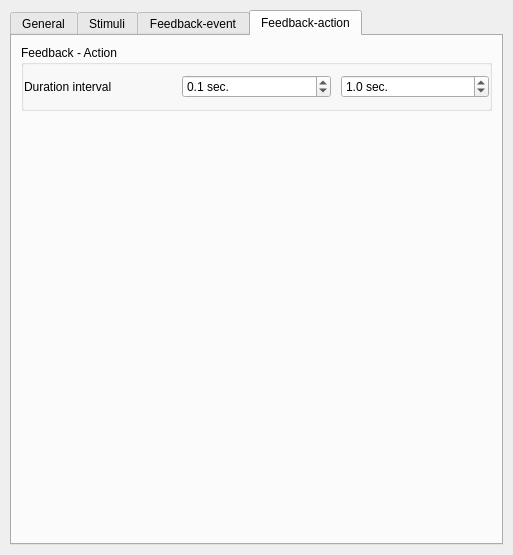
<?xml version="1.0" encoding="UTF-8"?>
<ui version="4.0">
 <class>CTConfToyU</class>
 <widget class="QWidget" name="CTConfToyU">
  <property name="geometry">
   <rect>
    <x>0</x>
    <y>0</y>
    <width>513</width>
    <height>555</height>
   </rect>
  </property>
  <property name="sizePolicy">
   <sizepolicy hsizetype="MinimumExpanding" vsizetype="Preferred">
    <horstretch>0</horstretch>
    <verstretch>0</verstretch>
   </sizepolicy>
  </property>
  <property name="minimumSize">
   <size>
    <width>500</width>
    <height>0</height>
   </size>
  </property>
  <property name="windowTitle">
   <string/>
  </property>
  <layout class="QVBoxLayout" name="qvb_main_layout">
   <property name="spacing">
    <number>20</number>
   </property>
   <property name="margin">
    <number>10</number>
   </property>
   <item>
    <widget class="QTabWidget" name="tabWidget">
     <property name="currentIndex">
      <number>3</number>
     </property>
     <widget class="QWidget" name="tabGeneral">
      <attribute name="title">
       <string>General</string>
      </attribute>
      <layout class="QVBoxLayout" name="verticalLayout">
       <item>
        <widget class="QGroupBox" name="qgb_comment">
         <property name="title">
          <string>Comment</string>
         </property>
         <property name="flat">
          <bool>true</bool>
         </property>
         <layout class="QGridLayout" name="qgl_comment_layout">
          <property name="leftMargin">
           <number>0</number>
          </property>
          <property name="topMargin">
           <number>10</number>
          </property>
          <property name="rightMargin">
           <number>0</number>
          </property>
          <property name="bottomMargin">
           <number>10</number>
          </property>
          <property name="horizontalSpacing">
           <number>10</number>
          </property>
          <property name="verticalSpacing">
           <number>5</number>
          </property>
          <item row="0" column="0">
           <widget class="QPlainTextEdit" name="qte_comment">
            <property name="sizePolicy">
             <sizepolicy hsizetype="Expanding" vsizetype="Fixed">
              <horstretch>0</horstretch>
              <verstretch>0</verstretch>
             </sizepolicy>
            </property>
            <property name="minimumSize">
             <size>
              <width>0</width>
              <height>50</height>
             </size>
            </property>
            <property name="maximumSize">
             <size>
              <width>16777215</width>
              <height>50</height>
             </size>
            </property>
            <property name="horizontalScrollBarPolicy">
             <enum>Qt::ScrollBarAlwaysOff</enum>
            </property>
           </widget>
          </item>
         </layout>
        </widget>
       </item>
       <item>
        <widget class="QGroupBox" name="qgb_runtime">
         <property name="title">
          <string>Runtime</string>
         </property>
         <property name="flat">
          <bool>true</bool>
         </property>
         <layout class="QGridLayout" name="qgl_runtime_layout">
          <property name="leftMargin">
           <number>0</number>
          </property>
          <property name="topMargin">
           <number>10</number>
          </property>
          <property name="rightMargin">
           <number>0</number>
          </property>
          <property name="bottomMargin">
           <number>10</number>
          </property>
          <property name="horizontalSpacing">
           <number>10</number>
          </property>
          <property name="verticalSpacing">
           <number>5</number>
          </property>
          <item row="0" column="0">
           <widget class="QLabel" name="qlb_block_duration">
            <property name="text">
             <string>Block duration</string>
            </property>
           </widget>
          </item>
          <item row="0" column="3">
           <widget class="CTSpinBox" name="qsb_block_repetitions">
            <property name="suffix">
             <string> x</string>
            </property>
            <property name="minimum">
             <number>1</number>
            </property>
            <property name="maximum">
             <number>100</number>
            </property>
           </widget>
          </item>
          <item row="0" column="2">
           <widget class="QLabel" name="qlb_block_repetitions">
            <property name="text">
             <string>Block repetitions</string>
            </property>
           </widget>
          </item>
          <item row="0" column="1">
           <widget class="CTDoubleSpinBox" name="qsb_block_duration">
            <property name="readOnly">
             <bool>true</bool>
            </property>
            <property name="buttonSymbols">
             <enum>QAbstractSpinBox::NoButtons</enum>
            </property>
            <property name="suffix">
             <string> sec.</string>
            </property>
            <property name="decimals">
             <number>1</number>
            </property>
            <property name="minimum">
             <double>0.000000000000000</double>
            </property>
            <property name="maximum">
             <double>300.000000000000000</double>
            </property>
            <property name="singleStep">
             <double>0.100000000000000</double>
            </property>
            <property name="value">
             <double>0.000000000000000</double>
            </property>
           </widget>
          </item>
          <item row="1" column="0">
           <widget class="QLabel" name="qlb_pause">
            <property name="text">
             <string>Pause</string>
            </property>
           </widget>
          </item>
          <item row="1" column="1">
           <widget class="CTDoubleSpinBox" name="qsb_pause">
            <property name="suffix">
             <string> sec.</string>
            </property>
            <property name="decimals">
             <number>1</number>
            </property>
            <property name="singleStep">
             <double>0.100000000000000</double>
            </property>
           </widget>
          </item>
         </layout>
        </widget>
       </item>
       <item>
        <widget class="QGroupBox" name="groupBox">
         <property name="enabled">
          <bool>false</bool>
         </property>
         <property name="title">
          <string>Position of the toy in the system</string>
         </property>
         <layout class="QGridLayout" name="gridLayout_3" columnstretch="1,0,1">
          <item row="1" column="0">
           <widget class="QRadioButton" name="qrb_block_position_left">
            <property name="text">
             <string>Left wall</string>
            </property>
           </widget>
          </item>
          <item row="0" column="1">
           <widget class="QLabel" name="qlb_block_position_arch">
            <property name="text">
             <string>on position</string>
            </property>
           </widget>
          </item>
          <item row="0" column="0">
           <widget class="QRadioButton" name="qrb_block_position_arch">
            <property name="text">
             <string>Arch</string>
            </property>
           </widget>
          </item>
          <item row="2" column="0">
           <widget class="QRadioButton" name="qrb_block_position_right">
            <property name="text">
             <string>Right wall</string>
            </property>
           </widget>
          </item>
          <item row="0" column="2">
           <widget class="QComboBox" name="qcb_block_position_arch">
            <item>
             <property name="text">
              <string>Any</string>
             </property>
            </item>
            <item>
             <property name="text">
              <string>#1</string>
             </property>
            </item>
            <item>
             <property name="text">
              <string>#2</string>
             </property>
            </item>
            <item>
             <property name="text">
              <string>#3</string>
             </property>
            </item>
           </widget>
          </item>
          <item row="1" column="1">
           <widget class="QLabel" name="qlb_block_position_left">
            <property name="text">
             <string>on position</string>
            </property>
           </widget>
          </item>
          <item row="1" column="2">
           <widget class="QComboBox" name="qcb_block_position_left">
            <item>
             <property name="text">
              <string>Any</string>
             </property>
            </item>
            <item>
             <property name="text">
              <string>#1</string>
             </property>
            </item>
            <item>
             <property name="text">
              <string>#2</string>
             </property>
            </item>
            <item>
             <property name="text">
              <string>#3</string>
             </property>
            </item>
           </widget>
          </item>
          <item row="2" column="1">
           <widget class="QLabel" name="qlb_block_position_right">
            <property name="text">
             <string>on position</string>
            </property>
           </widget>
          </item>
          <item row="2" column="2">
           <widget class="QComboBox" name="qcb_block_position_right">
            <item>
             <property name="text">
              <string>Any</string>
             </property>
            </item>
            <item>
             <property name="text">
              <string>#1</string>
             </property>
            </item>
            <item>
             <property name="text">
              <string>#2</string>
             </property>
            </item>
            <item>
             <property name="text">
              <string>#3</string>
             </property>
            </item>
           </widget>
          </item>
         </layout>
        </widget>
       </item>
       <item>
        <spacer name="verticalSpacer">
         <property name="orientation">
          <enum>Qt::Vertical</enum>
         </property>
         <property name="sizeHint" stdset="0">
          <size>
           <width>20</width>
           <height>40</height>
          </size>
         </property>
        </spacer>
       </item>
      </layout>
     </widget>
     <widget class="QWidget" name="tabStimuli">
      <attribute name="title">
       <string>Stimuli</string>
      </attribute>
      <layout class="QVBoxLayout" name="verticalLayout_2">
       <item>
        <widget class="QGroupBox" name="qgb_stimuli">
         <property name="title">
          <string>Stimuli</string>
         </property>
         <property name="flat">
          <bool>true</bool>
         </property>
         <layout class="QVBoxLayout" name="qvb_stimuli_layout">
          <property name="spacing">
           <number>10</number>
          </property>
          <property name="leftMargin">
           <number>0</number>
          </property>
          <property name="topMargin">
           <number>10</number>
          </property>
          <property name="rightMargin">
           <number>0</number>
          </property>
          <property name="bottomMargin">
           <number>10</number>
          </property>
         </layout>
        </widget>
       </item>
       <item>
        <spacer name="verticalSpacer_2">
         <property name="orientation">
          <enum>Qt::Vertical</enum>
         </property>
         <property name="sizeHint" stdset="0">
          <size>
           <width>20</width>
           <height>40</height>
          </size>
         </property>
        </spacer>
       </item>
      </layout>
     </widget>
     <widget class="QWidget" name="tabFeedbackEvent">
      <attribute name="title">
       <string>Feedback-event</string>
      </attribute>
      <layout class="QVBoxLayout" name="verticalLayout_3">
       <item>
        <widget class="QGroupBox" name="qgb_events">
         <property name="title">
          <string>Feedback - Event/Condition</string>
         </property>
         <property name="flat">
          <bool>true</bool>
         </property>
         <layout class="QGridLayout" name="gridLayout_2">
          <item row="4" column="0" colspan="2">
           <widget class="QRadioButton" name="qrb_position_event">
            <property name="text">
             <string>Position</string>
            </property>
           </widget>
          </item>
          <item row="4" column="2" colspan="2">
           <widget class="QLabel" name="qlb_position">
            <property name="text">
             <string>If infant reaches</string>
            </property>
           </widget>
          </item>
          <item row="2" column="2" colspan="2">
           <widget class="QLabel" name="qlb_pressure2">
            <property name="text">
             <string>Select sensor</string>
            </property>
           </widget>
          </item>
          <item row="0" column="0" colspan="4">
           <widget class="QRadioButton" name="qrb_null_event">
            <property name="text">
             <string>Do not process feedback</string>
            </property>
            <property name="checked">
             <bool>true</bool>
            </property>
           </widget>
          </item>
          <item row="6" column="2">
           <widget class="QLabel" name="qlb_head">
            <property name="text">
             <string>If head moves</string>
            </property>
           </widget>
          </item>
          <item row="6" column="0">
           <widget class="QRadioButton" name="qrb_head_event">
            <property name="text">
             <string>Head</string>
            </property>
           </widget>
          </item>
          <item row="3" column="2" colspan="2">
           <widget class="QLabel" name="qlb_pressure">
            <property name="text">
             <string>If pressure exceeds</string>
            </property>
           </widget>
          </item>
          <item row="2" column="0" colspan="2">
           <widget class="QRadioButton" name="qrb_pressure_event">
            <property name="text">
             <string>Pressure</string>
            </property>
           </widget>
          </item>
          <item row="6" column="4">
           <widget class="QComboBox" name="qcb_head">
            <property name="enabled">
             <bool>false</bool>
            </property>
            <item>
             <property name="text">
              <string>right to left</string>
             </property>
            </item>
            <item>
             <property name="text">
              <string>left to right</string>
             </property>
            </item>
           </widget>
          </item>
          <item row="1" column="0">
           <spacer name="qv_spacer">
            <property name="orientation">
             <enum>Qt::Vertical</enum>
            </property>
            <property name="sizeType">
             <enum>QSizePolicy::Fixed</enum>
            </property>
            <property name="sizeHint" stdset="0">
             <size>
              <width>5</width>
              <height>10</height>
             </size>
            </property>
           </spacer>
          </item>
          <item row="5" column="2">
           <widget class="QLabel" name="qlb_body">
            <property name="text">
             <string>If body moves</string>
            </property>
           </widget>
          </item>
          <item row="5" column="4">
           <widget class="QComboBox" name="qcb_body">
            <property name="enabled">
             <bool>false</bool>
            </property>
            <item>
             <property name="text">
              <string>right to left</string>
             </property>
            </item>
            <item>
             <property name="text">
              <string>left to right</string>
             </property>
            </item>
           </widget>
          </item>
          <item row="5" column="0">
           <widget class="QRadioButton" name="qrb_body_event">
            <property name="text">
             <string>Body</string>
            </property>
           </widget>
          </item>
          <item row="4" column="4">
           <widget class="QComboBox" name="qcb_position">
            <property name="enabled">
             <bool>false</bool>
            </property>
           </widget>
          </item>
          <item row="3" column="4">
           <widget class="CTDoubleSpinBox" name="qsb_pressure">
            <property name="enabled">
             <bool>false</bool>
            </property>
            <property name="suffix">
             <string> Pa.</string>
            </property>
            <property name="decimals">
             <number>1</number>
            </property>
            <property name="singleStep">
             <double>0.100000000000000</double>
            </property>
           </widget>
          </item>
          <item row="4" column="5">
           <widget class="QLabel" name="qlb_position_add">
            <property name="text">
             <string>position</string>
            </property>
           </widget>
          </item>
          <item row="2" column="4">
           <widget class="QComboBox" name="qcb_pressure">
            <property name="enabled">
             <bool>false</bool>
            </property>
           </widget>
          </item>
          <item row="2" column="5">
           <widget class="QLabel" name="qlb_pressure3">
            <property name="text">
             <string>sensor(s)</string>
            </property>
           </widget>
          </item>
         </layout>
        </widget>
       </item>
       <item>
        <spacer name="verticalSpacer_3">
         <property name="orientation">
          <enum>Qt::Vertical</enum>
         </property>
         <property name="sizeHint" stdset="0">
          <size>
           <width>20</width>
           <height>40</height>
          </size>
         </property>
        </spacer>
       </item>
      </layout>
     </widget>
     <widget class="QWidget" name="tabFeedbackAction">
      <attribute name="title">
       <string>Feedback-action</string>
      </attribute>
      <layout class="QVBoxLayout" name="verticalLayout_4">
       <item>
        <widget class="QGroupBox" name="qgb_actions">
         <property name="title">
          <string>Feedback - Action</string>
         </property>
         <property name="flat">
          <bool>true</bool>
         </property>
         <layout class="QVBoxLayout" name="qvb_actions_layout">
          <property name="spacing">
           <number>10</number>
          </property>
          <property name="leftMargin">
           <number>0</number>
          </property>
          <property name="topMargin">
           <number>10</number>
          </property>
          <property name="rightMargin">
           <number>0</number>
          </property>
          <property name="bottomMargin">
           <number>10</number>
          </property>
          <item>
           <layout class="QGridLayout" name="gridLayout">
            <item row="0" column="0">
             <widget class="QLabel" name="label">
              <property name="text">
               <string>Duration interval</string>
              </property>
             </widget>
            </item>
            <item row="0" column="1">
             <widget class="CTDoubleSpinBox" name="qsb_duration_min">
              <property name="enabled">
               <bool>true</bool>
              </property>
              <property name="suffix">
               <string> sec.</string>
              </property>
              <property name="decimals">
               <number>1</number>
              </property>
              <property name="maximum">
               <double>1.000000000000000</double>
              </property>
              <property name="singleStep">
               <double>0.100000000000000</double>
              </property>
              <property name="value">
               <double>0.100000000000000</double>
              </property>
             </widget>
            </item>
            <item row="0" column="2">
             <widget class="CTDoubleSpinBox" name="qsb_duration_max">
              <property name="enabled">
               <bool>true</bool>
              </property>
              <property name="suffix">
               <string> sec.</string>
              </property>
              <property name="decimals">
               <number>1</number>
              </property>
              <property name="singleStep">
               <double>0.100000000000000</double>
              </property>
              <property name="value">
               <double>1.000000000000000</double>
              </property>
             </widget>
            </item>
           </layout>
          </item>
         </layout>
        </widget>
       </item>
       <item>
        <spacer name="verticalSpacer_4">
         <property name="orientation">
          <enum>Qt::Vertical</enum>
         </property>
         <property name="sizeHint" stdset="0">
          <size>
           <width>20</width>
           <height>40</height>
          </size>
         </property>
        </spacer>
       </item>
      </layout>
     </widget>
    </widget>
   </item>
  </layout>
 </widget>
 <customwidgets>
  <customwidget>
   <class>CTSpinBox</class>
   <extends>QSpinBox</extends>
   <header>Scenario_Designer/ct_customwidgets.h</header>
  </customwidget>
  <customwidget>
   <class>CTDoubleSpinBox</class>
   <extends>QDoubleSpinBox</extends>
   <header location="global">Scenario_Designer/ct_customwidgets.h</header>
  </customwidget>
 </customwidgets>
 <resources/>
 <connections/>
</ui>
